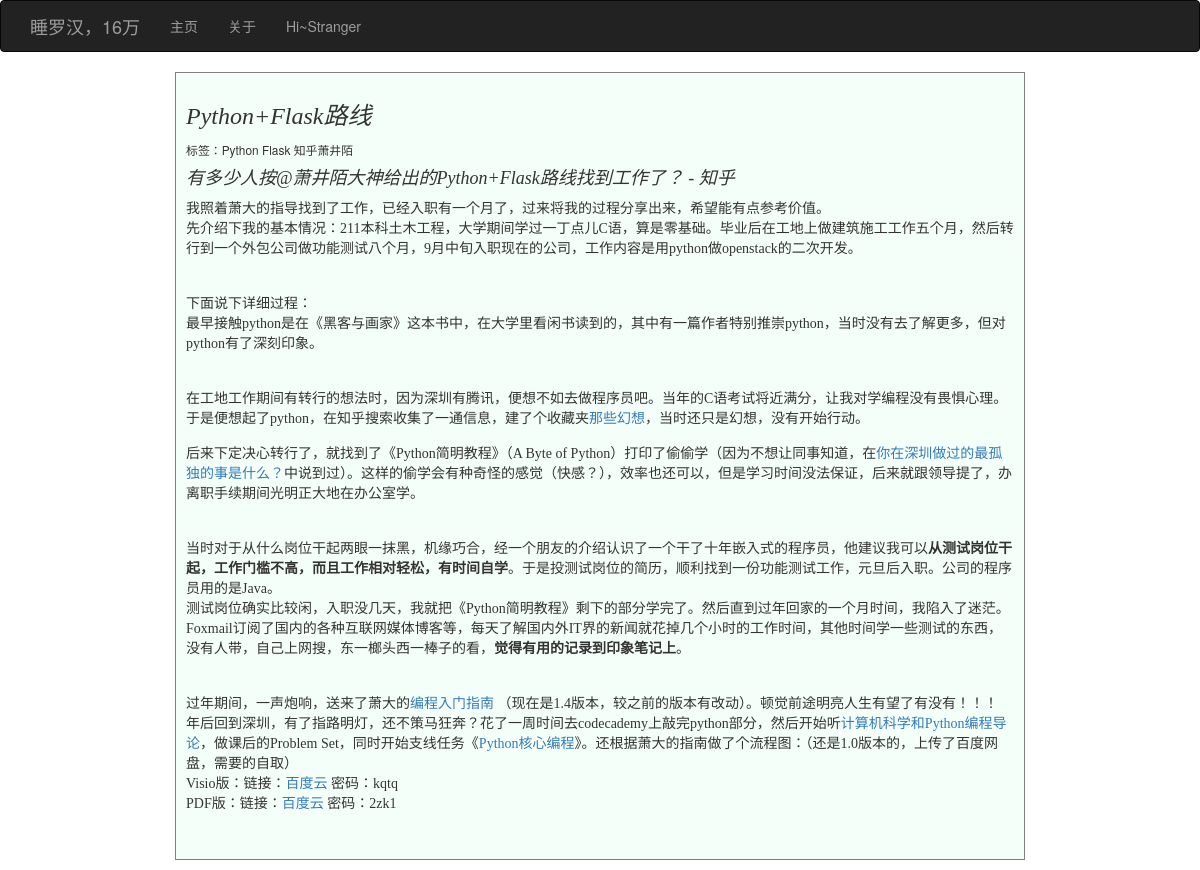
Page /12 on the committed database.
### models.py (models this page shows, shortened)
class Post(db.Model):
     __tablename__ = 'posts'
     id = db.Column(db.Integer, primary_key=True)
     title = db.Column(db.String(128), unique=True)
     article = db.Column(db.String)
     Tags1 = db.Column(db.String, index=True)
     Tags2 = db.Column(db.String, index=True)
     Tags3 = db.Column(db.String, index=True)
     create_time = db.Column(db.DateTime, unique=True)

### main.py (the view)
@app.route('/<int:id>')
def show(id):
    post = Post.query.get(int(id))
    return render_template("article.html", post=post)

### templates/article.html (shortened to what this page needs)
{% extends "basing.html" %}
{% block content %}
<head>
<link rel="stylesheet" type="text/css" href='{{url_for('static', filename='main.css')}}'/>
</head>
<div class="ex">
<div><h3>{{post.title}}</h3></div>
<small>标签：{{post.Tags1}}   {{post.Tags2}}   {{post.Tags3}}</small><br>
<div>{{post.article|safe}}</div>
{% endblock %}

### static/main.css (style rules this page uses)
p, pre, pre.prettyprint { margin: 0 0 15px; font-size: 14px; }
.ex { width:850px; padding:10px; border:1px solid gray; background: #F5FFFA; margin:10px auto; }
h1, h2, h3, h4, h5, h6 { font-style:italic; font-family: "GB2312"; }
p { font-family: "STFangsong" }

### rows in the picture
Post: title "Python+Flask路线", Tags1 "Python", Tags2 "Flask", Tags3 "知乎萧井陌", article "有多少人按@萧井陌大神给出的Python+Flask路线找到工作了？ - 知乎 我照着萧大的指导找到了工作，已经入职有一个月了，过来将我的过程分享出来，希望能有点参考价值。 先介绍下我的基本情况：211本科土木工程，大学期间学过一丁点儿C语，算是零基础。毕业后在工地上做建筑施工工作五个月，然后转行到一个外包公司做功能测试八个月，9月中旬入职现在的公司，工作内容是用python做openstack的二次开发。 下面说下详细过程： 最早接触python是在《黑客与画家》这本书中，在大学里看闲书读到的，其中有一篇作者特别推崇python，当时没有去了解更多，但对python有了深刻印象。 在工地工作期间有转行的想法时，因为深圳有腾讯，便想不如去做程序员吧。当年的C语考试将近满分，让我对学编程没有畏惧心理。于是便想起了python，在知乎搜索收集了一通信息，建了个收藏夹 那些幻想 ，当时还只是幻想，没有开始行动。 后来下定决心转行了，就找到了《Python简明教程》（A Byte of Python）打印了偷偷学（因为不想让同事知道，在 你在深圳做过的最孤独的事是什么？ 中说到过）。这样的偷学会有种奇怪的感觉（快感？），效率也还可以，但是学习时间没法保证，后来就跟领导提了，办离职手续期间光明正大地在办公室学。 当时对于从什么岗位干起两眼一抹黑，机缘巧合，经一个朋友的介绍认识了一个干了十年嵌入式的程序员，他建议我可以 从测试岗位干起，工作门槛不高，而且工作相对轻松，有时间自学 。于是投测试岗位的简历，顺利找到一份功能测试工作，元旦后入职。公司的程序员用的是Java。…"
